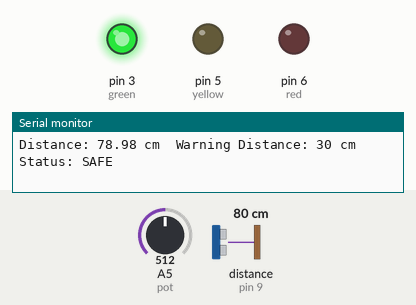
The sketch below on a simulated Arduino Uno, built with avr-gcc and run on an emulated ATmega328P. Parts: output pins drawn as LEDs (lit = HIGH), the last lines printed to the serial monitor. Wiring (inferred from the names in the program): ultrasonic range finder: trigger pin 10; echo pin 9. The inputs (shaded band) are chosen by the test bench; at power-on: distance to the obstacle (sensor on pin 9) 80 cm, A5 (pot) = 512. The echo pulse lasts 58.3 µs per cm; pins used as bus, display or sensor lines are not drawn.

Above: at 1.3 s.
1.4 s: distance to the obstacle (sensor on pin 9) set to 34 cm
2.9 s: distance to the obstacle (sensor on pin 9) set to 28 cm
At 3.6 s:
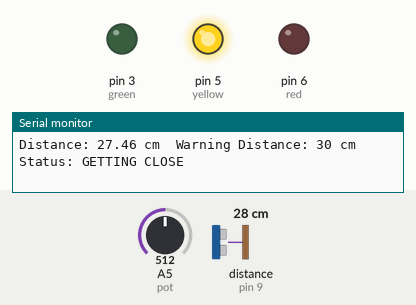
4.5 s: distance to the obstacle (sensor on pin 9) set to 17 cm
7.5 s: distance to the obstacle (sensor on pin 9) set to 13 cm
At 8.6 s:
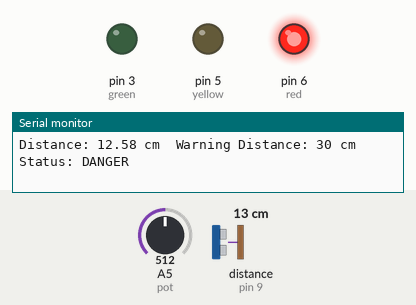
9.0 s: distance to the obstacle (sensor on pin 9) set to 18 cm
At 10.1 s:
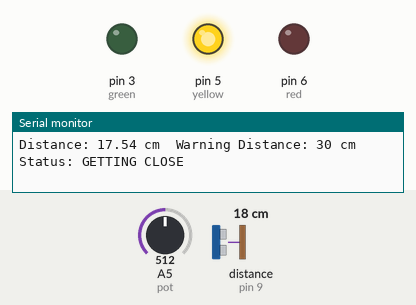
10.5 s: distance to the obstacle (sensor on pin 9) set to 2 cm
At 11.6 s:
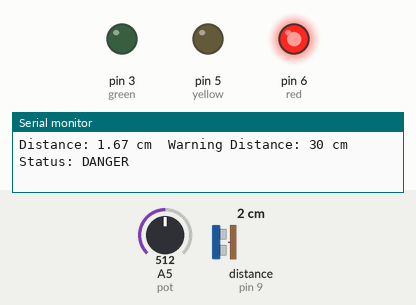
Timing chart, 0 to 13.0 s (numbered marks = the images above; inputs shaded):
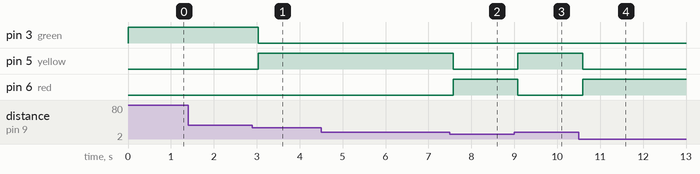

Measured:
- the behaviour switches between 31 and 30 cm on distance to the obstacle (sensor on pin 9) (found by bisection; images 0 and 1)
- the behaviour switches between 16 and 15 cm on distance to the obstacle (sensor on pin 9) (found by bisection; images 1 and 2)
- after the input at 2.9 s, pin 3 (green): HIGH → LOW after 0.13 s; pin 5 (yellow): LOW → HIGH after 0.13 s
- after the input at 7.5 s, pin 5 (yellow): HIGH → LOW after 0.08 s; pin 6 (red): LOW → HIGH after 0.08 s
- after the input at 9.0 s, pin 5 (yellow): LOW → HIGH after 0.08 s; pin 6 (red): HIGH → LOW after 0.08 s
- after the input at 10.5 s, pin 5 (yellow): HIGH → LOW after 0.10 s; pin 6 (red): LOW → HIGH after 0.10 s

The sketch:

code.ino
```cpp
int trig = 10;
int echo = 9;
int red = 6;
int yellow = 5;
int green = 3;

int pot = A5;

void setup()
{
  pinMode(trig, OUTPUT);
  pinMode(echo, INPUT);
  pinMode(red, OUTPUT);
  pinMode(yellow, OUTPUT);
  pinMode(green, OUTPUT);
  pinMode(pot, INPUT);

  Serial.begin(9600);
}

void loop()
{
  int potValue = analogRead(pot);
  int warningDistance = map(potValue, 0, 1023, 10, 50);

  digitalWrite(trig, LOW);
  delayMicroseconds(2);

  digitalWrite(trig, HIGH);
  delayMicroseconds(10);
  digitalWrite(trig, LOW);

  long duration = pulseIn(echo, HIGH);

  float distance = duration * 0.034 / 2;

  if (distance > warningDistance)
  {
    digitalWrite(green, HIGH);
    digitalWrite(yellow, LOW);
    digitalWrite(red, LOW);

    Serial.print("Distance: ");
    Serial.print(distance);
    Serial.print(" cm  Warning Distance: ");
    Serial.print(warningDistance);
    Serial.println(" cm  Status: SAFE");
  }

  else if (distance > warningDistance / 2)
  {
    digitalWrite(green, LOW);
    digitalWrite(yellow, HIGH);
    digitalWrite(red, LOW);

    Serial.print("Distance: ");
    Serial.print(distance);
    Serial.print(" cm  Warning Distance: ");
    Serial.print(warningDistance);
    Serial.println(" cm  Status: GETTING CLOSE");
  }

  else
  {
    digitalWrite(green, LOW);
    digitalWrite(yellow, LOW);
    digitalWrite(red, HIGH);

    Serial.print("Distance: ");
    Serial.print(distance);
    Serial.print(" cm  Warning Distance: ");
    Serial.print(warningDistance);
    Serial.println(" cm  Status: DANGER");
  }
  delay(500);
}
```
